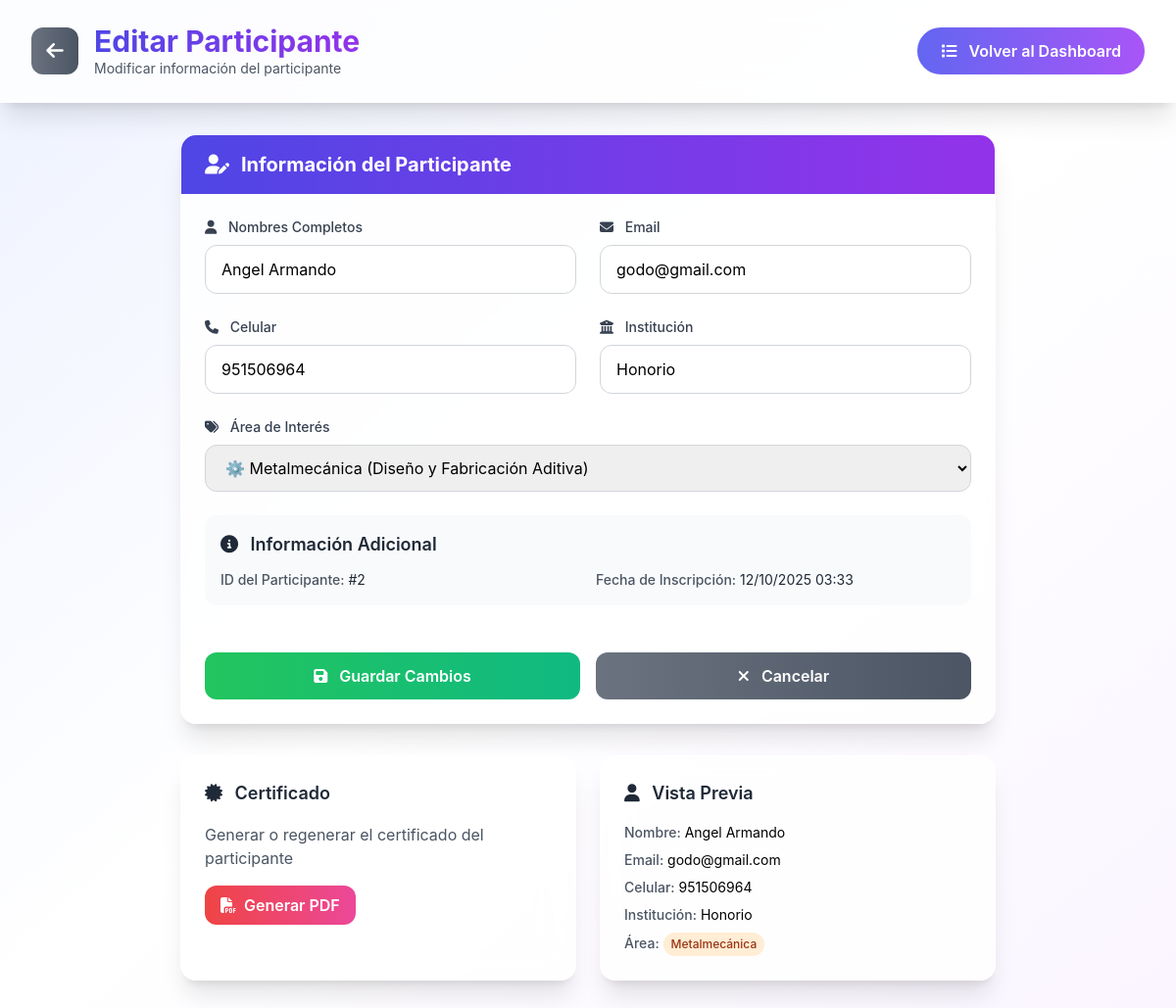
Page /admin/editar_participante.php?id=2 (signed in) on the committed database.
### tables this page shows
CREATE TABLE `preinscripciones` (
  `id` int(11) NOT NULL,
  `nombres` varchar(150) NOT NULL,
  `email` varchar(100) NOT NULL,
  `celular` varchar(15) NOT NULL,
  `institucion` varchar(150) NOT NULL,
  `area` enum('informatica','metalmecanica') NOT NULL,
  `fecha_inscripcion` timestamp NOT NULL DEFAULT current_timestamp()
);

### admin/editar_participante.php (the view, shortened to what this page needs)
<?php
require_once '../config/conexion.php';
$id = isset($_GET['id']) ? (int)$_GET['id'] : 0;
$stmt = $pdo->prepare("SELECT * FROM preinscripciones WHERE id = ?");
$stmt->execute([$id]);
$participante = $stmt->fetch(PDO::FETCH_ASSOC);
?>
<!DOCTYPE html>
<html lang="es">
<head>
    <link href="https://cdnjs.cloudflare.com/ajax/libs/font-awesome/6.4.0/css/all.min.css" rel="stylesheet">
    <link href="../assets/css/styles.css" rel="stylesheet">
    <script src="https://cdn.tailwindcss.com"></script>
</head>
<body class="bg-gradient-to-br from-indigo-50 via-white to-purple-50 min-h-screen">
    <div class="bg-white/80 backdrop-blur-lg shadow-xl border-b border-white/20">
        <div class="max-w-7xl mx-auto px-4 sm:px-6 lg:px-8">
            <div class="flex justify-between items-center py-6">
                <div class="flex items-center space-x-4">
                    <a href="dashboard.php" class="w-12 h-12 bg-gradient-to-r from-gray-500 to-gray-600 rounded-xl flex items-center justify-center hover:shadow-lg transform hover:-translate-y-1 transition-all duration-200">
                        <i class="fas fa-arrow-left text-white text-xl"></i>
                    </a>
                    <div>
                        <h1 class="text-3xl font-bold bg-gradient-to-r from-indigo-600 to-purple-600 bg-clip-text text-transparent">
                        </h1>
                        <p class="text-gray-600 text-sm">Modificar información del participante</p>
                    </div>
                </div>
                <a href="dashboard.php" class="bg-gradient-to-r from-indigo-500 to-purple-500 text-white px-6 py-3 rounded-full font-semibold hover:shadow-lg transform hover:-translate-y-1 transition-all duration-200">
                    <i class="fas fa-list mr-2"></i>
                    Volver al Dashboard
                </a>
            </div>
        </div>
    </div>
    <div class="max-w-4xl mx-auto px-4 sm:px-6 lg:px-8 py-8">
        <div class="bg-white/80 backdrop-blur-lg rounded-2xl shadow-xl border border-white/20 overflow-hidden">
            <div class="bg-gradient-to-r from-indigo-600 to-purple-600 px-6 py-4">
                <h2 class="text-xl font-bold text-white flex items-center">
                    <i class="fas fa-user-edit mr-3"></i>
                    Información del Participante
                </h2>
            </div>
            <form method="POST" class="p-6 space-y-6">
                <div class="grid grid-cols-1 md:grid-cols-2 gap-6">
                    <div>
                        <label for="nombres" class="block text-sm font-medium text-gray-700 mb-2">
                            <i class="fas fa-user mr-2"></i>
                            Nombres Completos
                        </label>
                        <input type="text"
                               id="nombres"
                               name="nombres"
                               value="<?= htmlspecialchars($participante['nombres']) ?>"
                               required
                               class="w-full px-4 py-3 border border-gray-300 rounded-xl focus:ring-2 focus:ring-indigo-500 focus:border-transparent transition-all duration-200">
                    </div>
                    <div>
                        <label for="email" class="block text-sm font-medium text-gray-700 mb-2">
                            <i class="fas fa-envelope mr-2"></i>
                            Email
                        </label>
                        <input type="email"
                               id="email"
                               name="email"
                               value="<?= htmlspecialchars($participante['email']) ?>"
                               required
                               class="w-full px-4 py-3 border border-gray-300 rounded-xl focus:ring-2 focus:ring-indigo-500 focus:border-transparent transition-all duration-200">
                    </div>
                    <div>
                        <label for="celular" class="block text-sm font-medium text-gray-700 mb-2">
                            <i class="fas fa-phone mr-2"></i>
                            Celular
                        </label>
                        <input type="tel"
                               id="celular"
                               name="celular"
                               value="<?= htmlspecialchars($participante['celular']) ?>"
                               required
                               class="w-full px-4 py-3 border border-gray-300 rounded-xl focus:ring-2 focus:ring-indigo-500 focus:border-transparent transition-all duration-200">
                    </div>
                    <div>
                        <label for="institucion" class="block text-sm font-medium text-gray-700 mb-2">
                            <i class="fas fa-university mr-2"></i>
                            Institución
                        </label>
                        <input type="text"
                               id="institucion"
                               name="institucion"
                               value="<?= htmlspecialchars($participante['institucion']) ?>"
                               required
                               class="w-full px-4 py-3 border border-gray-300 rounded-xl focus:ring-2 focus:ring-indigo-500 focus:border-transparent transition-all duration-200">
                    </div>
                </div>
                <div>
                    <label for="area" class="block text-sm font-medium text-gray-700 mb-2">
                        <i class="fas fa-tags mr-2"></i>
                        Área de Interés
                    </label>
                    <select id="area"
                            name="area"
                            required
                            class="w-full px-4 py-3 border border-gray-300 rounded-xl focus:ring-2 focus:ring-indigo-500 focus:border-transparent transition-all duration-200">
                        <option value="metalmecanica" <?= $participante['area'] == 'metalmecanica' ? 'selected' : '' ?>>
                            ⚙️ Metalmecánica (Diseño y Fabricación Aditiva)
                        </option>
                    </select>
                </div>
                <div class="bg-gray-50 rounded-xl p-4">
                    <h3 class="text-lg font-semibold text-gray-800 mb-3">
                        <i class="fas fa-info-circle mr-2"></i>
                        Información Adicional
                    </h3>
                    <div class="grid grid-cols-1 md:grid-cols-2 gap-4 text-sm">
                        <div>
                            <span class="font-medium text-gray-600">ID del Participante:</span>
                            <span class="text-gray-800">#<?= $participante['id'] ?></span>
                        </div>
                        <div>
                            <span class="font-medium text-gray-600">Fecha de Inscripción:</span>
                            <span class="text-gray-800"><?= date('d/m/Y H:i', strtotime($participante['fecha_inscripcion'])) ?></span>
                        </div>
                    </div>
                </div>
                <div class="flex flex-col sm:flex-row gap-4 pt-6">
                    <button type="submit"
                            class="flex-1 bg-gradient-to-r from-green-500 to-emerald-500 text-white px-6 py-3 rounded-xl font-semibold hover:shadow-lg transform hover:-translate-y-1 transition-all duration-200">
                        <i class="fas fa-save mr-2"></i>
                        Guardar Cambios
                    </button>
                    <a href="dashboard.php"
                       class="flex-1 bg-gradient-to-r from-gray-500 to-gray-600 text-white px-6 py-3 rounded-xl font-semibold hover:shadow-lg transform hover:-translate-y-1 transition-all duration-200 text-center">
                        <i class="fas fa-times mr-2"></i>
                        Cancelar
                    </a>
                </div>
            </form>
        </div>
        <div class="mt-8 grid grid-cols-1 md:grid-cols-2 gap-6">
            <div class="bg-white/80 backdrop-blur-lg rounded-2xl p-6 shadow-xl border border-white/20">
                <h3 class="text-lg font-semibold text-gray-800 mb-4">
                    <i class="fas fa-certificate mr-2"></i>
                    Certificado
                </h3>
                <p class="text-gray-600 mb-4">Generar o regenerar el certificado del participante</p>
                <a href="generar_certificado.php?id=<?= $participante['id'] ?>"
                   class="inline-flex items-center px-4 py-2 bg-gradient-to-r from-red-500 to-pink-500 text-white rounded-xl font-semibold hover:shadow-lg transform hover:-translate-y-1 transition-all duration-200">
                    <i class="fas fa-file-pdf mr-2"></i>
                    Generar PDF
                </a>
            </div>
            <div class="bg-white/80 backdrop-blur-lg rounded-2xl p-6 shadow-xl border border-white/20">
                <h3 class="text-lg font-semibold text-gray-800 mb-4">
                    <i class="fas fa-user mr-2"></i>
                    Vista Previa
                </h3>
                <div class="space-y-2 text-sm">
                    <div><span class="font-medium text-gray-600">Nombre:</span> <?= htmlspecialchars($participante['nombres']) ?></div>
                    <div><span class="font-medium text-gray-600">Email:</span> <?= htmlspecialchars($participante['email']) ?></div>
                    <div><span class="font-medium text-gray-600">Celular:</span> <?= htmlspecialchars($participante['celular']) ?></div>
                    <div><span class="font-medium text-gray-600">Institución:</span> <?= htmlspecialchars($participante['institucion']) ?></div>
                    <div><span class="font-medium text-gray-600">Área:</span>
                        <span class="inline-flex items-center px-2 py-1 rounded-full text-xs font-medium <?= $participante['area'] == 'informatica' ? 'bg-green-100 text-green-800' : 'bg-orange-100 text-orange-800' ?>">
                            <?= $participante['area'] == 'informatica' ? 'Informática' : 'Metalmecánica' ?>
                        </span>
                    </div>
                </div>
            </div>
        </div>
    </div>
</body>
</html>

### assets/css/styles.css (style rules this page uses)
body { font-family: 'Inter', sans-serif; scroll-behavior: smooth; }

### rows in the picture
preinscripciones: nombres "Angel Armando", email "godo@gmail.com", celular "951506964", institucion "Honorio", area "⚙️ Metalmecánica (Diseño y Fabricación Aditiva)", id "2", fecha_inscripcion "12/10/2025 03:33"
